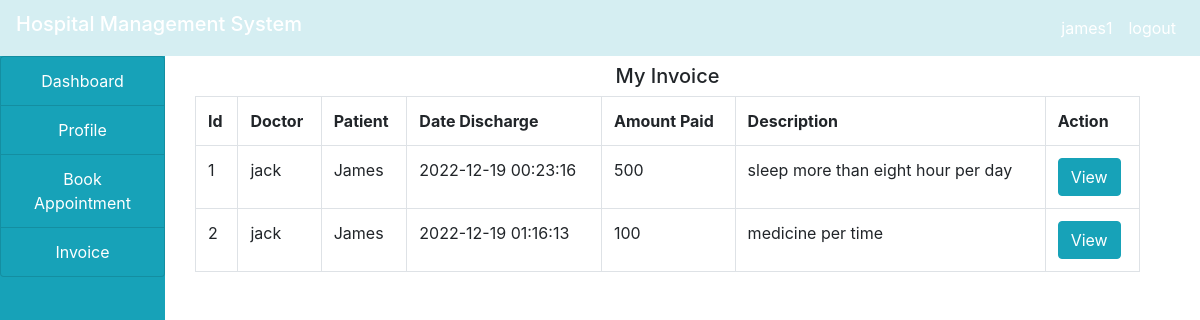
The app's page /patient/invoice.php (signed in) with its own data.
### tables this page shows
CREATE TABLE `income` (
  `id` int(11) NOT NULL,
  `doctor` varchar(30) NOT NULL,
  `patient` varchar(30) NOT NULL,
  `date_discharge` varchar(50) NOT NULL,
  `amount_paid` varchar(40) NOT NULL,
  `description` varchar(70) NOT NULL
);

### patient/invoice.php (the view, shortened to what this page needs)
<!DOCTYPE html>
<html>
<head>
</head>
<body>
<?php
	include("../project/home.php");
	include("../project/connection.php");
?>
<div class="container-fluid">
		<div class="col-md-12">
			<div class="row">
				<div class="col-md-2" style="margin-left: -30px;">
					<?php
						include("sidenav.php");
					?>
				</div>
				<div class="col-md-10">
					<h5 class="text-center my-2">My Invoice</h5>
					<?php
					$pat = $_SESSION['patient'];
					$query = "SELECT * from patient where username='$pat'";
					$res = mysqli_query($connect,$query);
					$row = mysqli_fetch_array($res);
					$fname = $row['firstname'];
					$query = mysqli_query($connect,"SELECT * from income where patient='$fname'");
					$output="";
						$output .="
							<table class='table table-bordered'>
							<tr>
								<th>Id</th>
								<th>Doctor</th>
								<th>Patient</th>
								<th>Date Discharge</th>
								<th>Amount Paid</th>
								<th>Description</th>
								<th>Action</th>
							</tr>
						";
						while($row = mysqli_fetch_array($query))
						{
							$output .= "
								<tr>
									<td>".$row['id']."</td>
									<td>".$row['doctor']."</td>
									<td>".$row['patient']."</td>
									<td>".$row['date_discharge']."</td>
									<td>".$row['amount_paid']."</td>
									<td>".$row['description']."</td>
									<td>
									   <a href='view.php?id=".$row['id']."'>
									   		<button class='btn btn-info'>View</button>
									   </a>
									</td>
							";
						}
						$output .="
							</tr>
							</table>
						";
						echo $output;
					?>
				</div>
			</div>
		</div>
	</div>
</body>
</html>

### records on screen
income: id "1", doctor "jack", patient "James", date_discharge "2022-12-19 00:23:16", amount_paid "500", description "sleep more than eight hour per day"
income: id "2", doctor "jack", patient "James", date_discharge "2022-12-19 01:16:13", amount_paid "100", description "medicine per time"

### other values on screen
$user "james1"
